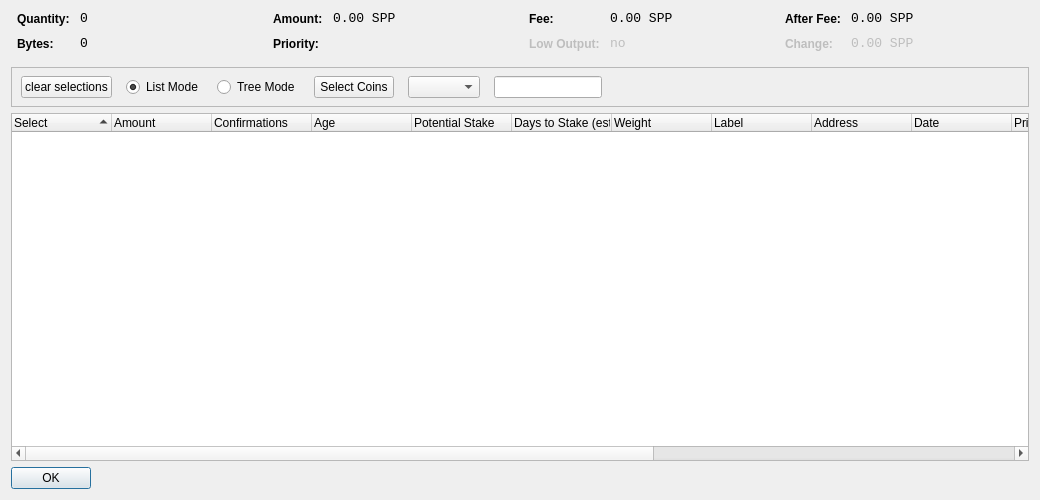
<?xml version="1.0" encoding="UTF-8"?>
<ui version="4.0">
 <class>CoinControlDialog</class>
 <widget class="QDialog" name="CoinControlDialog">
  <property name="geometry">
   <rect>
    <x>0</x>
    <y>0</y>
    <width>1040</width>
    <height>500</height>
   </rect>
  </property>
  <property name="windowTitle">
   <string>Coin Control</string>
  </property>
  <layout class="QVBoxLayout" name="verticalLayout">
   <item>
    <layout class="QHBoxLayout" name="horizontalLayoutTop" stretch="0,0,0,0">
     <property name="topMargin">
      <number>0</number>
     </property>
     <property name="bottomMargin">
      <number>10</number>
     </property>
     <item>
      <layout class="QFormLayout" name="formLayoutCoinControl1">
       <property name="horizontalSpacing">
        <number>10</number>
       </property>
       <property name="verticalSpacing">
        <number>10</number>
       </property>
       <property name="leftMargin">
        <number>6</number>
       </property>
       <property name="rightMargin">
        <number>6</number>
       </property>
       <item row="0" column="0">
        <widget class="QLabel" name="labelCoinControlQuantityText">
         <property name="styleSheet">
          <string notr="true">font-weight:bold;</string>
         </property>
         <property name="text">
          <string>Quantity:</string>
         </property>
        </widget>
       </item>
       <item row="0" column="1">
        <widget class="QLabel" name="labelCoinControlQuantity">
         <property name="font">
          <font>
           <family>Monospace</family>
           <pointsize>10</pointsize>
          </font>
         </property>
         <property name="cursor">
          <cursorShape>IBeamCursor</cursorShape>
         </property>
         <property name="contextMenuPolicy">
          <enum>Qt::ActionsContextMenu</enum>
         </property>
         <property name="text">
          <string>0</string>
         </property>
         <property name="textInteractionFlags">
          <set>Qt::LinksAccessibleByMouse|Qt::TextSelectableByKeyboard|Qt::TextSelectableByMouse</set>
         </property>
        </widget>
       </item>
       <item row="1" column="0">
        <widget class="QLabel" name="labelCoinControlBytesText">
         <property name="styleSheet">
          <string notr="true">font-weight:bold;</string>
         </property>
         <property name="text">
          <string>Bytes:</string>
         </property>
        </widget>
       </item>
       <item row="1" column="1">
        <widget class="QLabel" name="labelCoinControlBytes">
         <property name="font">
          <font>
           <family>Monospace</family>
           <pointsize>10</pointsize>
          </font>
         </property>
         <property name="cursor">
          <cursorShape>IBeamCursor</cursorShape>
         </property>
         <property name="contextMenuPolicy">
          <enum>Qt::ActionsContextMenu</enum>
         </property>
         <property name="text">
          <string>0</string>
         </property>
         <property name="textInteractionFlags">
          <set>Qt::LinksAccessibleByMouse|Qt::TextSelectableByKeyboard|Qt::TextSelectableByMouse</set>
         </property>
        </widget>
       </item>
      </layout>
     </item>
     <item>
      <layout class="QFormLayout" name="formLayoutCoinControl2">
       <property name="horizontalSpacing">
        <number>10</number>
       </property>
       <property name="verticalSpacing">
        <number>10</number>
       </property>
       <property name="leftMargin">
        <number>6</number>
       </property>
       <property name="rightMargin">
        <number>6</number>
       </property>
       <item row="0" column="0">
        <widget class="QLabel" name="labelCoinControlAmountText">
         <property name="styleSheet">
          <string notr="true">font-weight:bold;</string>
         </property>
         <property name="text">
          <string>Amount:</string>
         </property>
        </widget>
       </item>
       <item row="0" column="1">
        <widget class="QLabel" name="labelCoinControlAmount">
         <property name="font">
          <font>
           <family>Monospace</family>
           <pointsize>10</pointsize>
          </font>
         </property>
         <property name="cursor">
          <cursorShape>IBeamCursor</cursorShape>
         </property>
         <property name="contextMenuPolicy">
          <enum>Qt::ActionsContextMenu</enum>
         </property>
         <property name="text">
          <string>0.00 SPP</string>
         </property>
         <property name="textInteractionFlags">
          <set>Qt::LinksAccessibleByMouse|Qt::TextSelectableByKeyboard|Qt::TextSelectableByMouse</set>
         </property>
        </widget>
       </item>
       <item row="1" column="0">
        <widget class="QLabel" name="labelCoinControlPriorityText">
         <property name="styleSheet">
          <string notr="true">font-weight:bold;</string>
         </property>
         <property name="text">
          <string>Priority:</string>
         </property>
        </widget>
       </item>
       <item row="1" column="1">
        <widget class="QLabel" name="labelCoinControlPriority">
         <property name="font">
          <font>
           <family>Monospace</family>
           <pointsize>10</pointsize>
          </font>
         </property>
         <property name="cursor">
          <cursorShape>IBeamCursor</cursorShape>
         </property>
         <property name="contextMenuPolicy">
          <enum>Qt::ActionsContextMenu</enum>
         </property>
         <property name="text">
          <string/>
         </property>
         <property name="textInteractionFlags">
          <set>Qt::LinksAccessibleByMouse|Qt::TextSelectableByKeyboard|Qt::TextSelectableByMouse</set>
         </property>
        </widget>
       </item>
      </layout>
     </item>
     <item>
      <layout class="QFormLayout" name="formLayoutCoinControl3">
       <property name="horizontalSpacing">
        <number>10</number>
       </property>
       <property name="verticalSpacing">
        <number>10</number>
       </property>
       <property name="leftMargin">
        <number>6</number>
       </property>
       <property name="rightMargin">
        <number>6</number>
       </property>
       <item row="0" column="0">
        <widget class="QLabel" name="labelCoinControlFeeText">
         <property name="styleSheet">
          <string notr="true">font-weight:bold;</string>
         </property>
         <property name="text">
          <string>Fee:</string>
         </property>
        </widget>
       </item>
       <item row="0" column="1">
        <widget class="QLabel" name="labelCoinControlFee">
         <property name="font">
          <font>
           <family>Monospace</family>
           <pointsize>10</pointsize>
          </font>
         </property>
         <property name="cursor">
          <cursorShape>IBeamCursor</cursorShape>
         </property>
         <property name="contextMenuPolicy">
          <enum>Qt::ActionsContextMenu</enum>
         </property>
         <property name="text">
          <string>0.00 SPP</string>
         </property>
         <property name="textInteractionFlags">
          <set>Qt::LinksAccessibleByMouse|Qt::TextSelectableByKeyboard|Qt::TextSelectableByMouse</set>
         </property>
        </widget>
       </item>
       <item row="1" column="0">
        <widget class="QLabel" name="labelCoinControlLowOutputText">
         <property name="enabled">
          <bool>false</bool>
         </property>
         <property name="styleSheet">
          <string notr="true">font-weight:bold;</string>
         </property>
         <property name="text">
          <string>Low Output:</string>
         </property>
        </widget>
       </item>
       <item row="1" column="1">
        <widget class="QLabel" name="labelCoinControlLowOutput">
         <property name="enabled">
          <bool>false</bool>
         </property>
         <property name="font">
          <font>
           <family>Monospace</family>
           <pointsize>10</pointsize>
          </font>
         </property>
         <property name="cursor">
          <cursorShape>IBeamCursor</cursorShape>
         </property>
         <property name="contextMenuPolicy">
          <enum>Qt::ActionsContextMenu</enum>
         </property>
         <property name="text">
          <string>no</string>
         </property>
         <property name="textInteractionFlags">
          <set>Qt::LinksAccessibleByMouse|Qt::TextSelectableByKeyboard|Qt::TextSelectableByMouse</set>
         </property>
        </widget>
       </item>
      </layout>
     </item>
     <item>
      <layout class="QFormLayout" name="formLayoutCoinControl4">
       <property name="fieldGrowthPolicy">
        <enum>QFormLayout::AllNonFixedFieldsGrow</enum>
       </property>
       <property name="horizontalSpacing">
        <number>10</number>
       </property>
       <property name="verticalSpacing">
        <number>10</number>
       </property>
       <property name="leftMargin">
        <number>6</number>
       </property>
       <property name="rightMargin">
        <number>6</number>
       </property>
       <item row="0" column="0">
        <widget class="QLabel" name="labelCoinControlAfterFeeText">
         <property name="styleSheet">
          <string notr="true">font-weight:bold;</string>
         </property>
         <property name="text">
          <string>After Fee:</string>
         </property>
        </widget>
       </item>
       <item row="0" column="1">
        <widget class="QLabel" name="labelCoinControlAfterFee">
         <property name="font">
          <font>
           <family>Monospace</family>
           <pointsize>10</pointsize>
          </font>
         </property>
         <property name="cursor">
          <cursorShape>IBeamCursor</cursorShape>
         </property>
         <property name="contextMenuPolicy">
          <enum>Qt::ActionsContextMenu</enum>
         </property>
         <property name="text">
          <string>0.00 SPP</string>
         </property>
         <property name="textInteractionFlags">
          <set>Qt::LinksAccessibleByMouse|Qt::TextSelectableByKeyboard|Qt::TextSelectableByMouse</set>
         </property>
        </widget>
       </item>
       <item row="1" column="0">
        <widget class="QLabel" name="labelCoinControlChangeText">
         <property name="enabled">
          <bool>false</bool>
         </property>
         <property name="styleSheet">
          <string notr="true">font-weight:bold;</string>
         </property>
         <property name="text">
          <string>Change:</string>
         </property>
        </widget>
       </item>
       <item row="1" column="1">
        <widget class="QLabel" name="labelCoinControlChange">
         <property name="enabled">
          <bool>false</bool>
         </property>
         <property name="font">
          <font>
           <family>Monospace</family>
           <pointsize>10</pointsize>
          </font>
         </property>
         <property name="cursor">
          <cursorShape>IBeamCursor</cursorShape>
         </property>
         <property name="contextMenuPolicy">
          <enum>Qt::ActionsContextMenu</enum>
         </property>
         <property name="text">
          <string>0.00 SPP</string>
         </property>
         <property name="textInteractionFlags">
          <set>Qt::LinksAccessibleByMouse|Qt::TextSelectableByKeyboard|Qt::TextSelectableByMouse</set>
         </property>
        </widget>
       </item>
      </layout>
     </item>
    </layout>
   </item>
   <item>
    <widget class="QFrame" name="frame">
     <property name="minimumSize">
      <size>
       <width>0</width>
       <height>40</height>
      </size>
     </property>
     <property name="frameShape">
      <enum>QFrame::StyledPanel</enum>
     </property>
     <property name="frameShadow">
      <enum>QFrame::Sunken</enum>
     </property>
     <widget class="QWidget" name="horizontalLayoutWidget">
      <property name="geometry">
       <rect>
        <x>10</x>
        <y>0</y>
        <width>781</width>
        <height>41</height>
       </rect>
      </property>
      <layout class="QHBoxLayout" name="horizontalLayoutPanel" stretch="0,0,0,0,0,0,0">
       <property name="spacing">
        <number>14</number>
       </property>
       <item>
        <widget class="QPushButton" name="pushButtonSelectAll">
         <property name="sizePolicy">
          <sizepolicy hsizetype="Maximum" vsizetype="Fixed">
           <horstretch>0</horstretch>
           <verstretch>0</verstretch>
          </sizepolicy>
         </property>
         <property name="text">
          <string>clear selections</string>
         </property>
        </widget>
       </item>
       <item>
        <widget class="QRadioButton" name="radioListMode">
         <property name="sizePolicy">
          <sizepolicy hsizetype="Maximum" vsizetype="Fixed">
           <horstretch>0</horstretch>
           <verstretch>0</verstretch>
          </sizepolicy>
         </property>
         <property name="text">
          <string>List Mode</string>
         </property>
         <property name="checked">
          <bool>true</bool>
         </property>
        </widget>
       </item>
       <item>
        <widget class="QRadioButton" name="radioTreeMode">
         <property name="sizePolicy">
          <sizepolicy hsizetype="Maximum" vsizetype="Fixed">
           <horstretch>0</horstretch>
           <verstretch>0</verstretch>
          </sizepolicy>
         </property>
         <property name="text">
          <string>Tree Mode</string>
         </property>
        </widget>
       </item>
       <item>
        <widget class="QPushButton" name="pushButtonCustomCC">
         <property name="text">
          <string>Select Coins</string>
         </property>
        </widget>
       </item>
       <item>
        <widget class="QComboBox" name="QComboBoxFilterCoins"/>
       </item>
       <item>
        <widget class="QLineEdit" name="lineEditCustomCC">
         <property name="enabled">
          <bool>true</bool>
         </property>
         <property name="sizePolicy">
          <sizepolicy hsizetype="Fixed" vsizetype="Fixed">
           <horstretch>0</horstretch>
           <verstretch>0</verstretch>
          </sizepolicy>
         </property>
         <property name="baseSize">
          <size>
           <width>50</width>
           <height>0</height>
          </size>
         </property>
        </widget>
       </item>
       <item>
        <spacer name="horizontalSpacer">
         <property name="orientation">
          <enum>Qt::Horizontal</enum>
         </property>
         <property name="sizeHint" stdset="0">
          <size>
           <width>40</width>
           <height>20</height>
          </size>
         </property>
        </spacer>
       </item>
      </layout>
     </widget>
    </widget>
   </item>
   <item>
    <widget class="CoinControlTreeWidget" name="treeWidget">
     <property name="contextMenuPolicy">
      <enum>Qt::CustomContextMenu</enum>
     </property>
     <property name="sortingEnabled">
      <bool>false</bool>
     </property>
     <property name="columnCount">
      <number>16</number>
     </property>
     <attribute name="headerShowSortIndicator" stdset="0">
      <bool>true</bool>
     </attribute>
     <attribute name="headerStretchLastSection">
      <bool>false</bool>
     </attribute>
     <column>
      <property name="text">
       <string>Select</string> /** checkbox **/
      </property>
     </column>
     <column>
      <property name="text">
       <string>Amount</string> /** amount **/
      </property>
     </column>
     <column>
      <property name="text">
       <string>Confirmations</string> /** confs **/
      </property>
      <property name="toolTip">
       <string>Confirmed</string>
      </property>
     </column>
     <column>
      <property name="text">
       <string>Age</string> /** age **/
      </property>
     </column>
	 
	 <column>
      <property name="text">
       <string>Potential Stake</string> /** potential stake **/
      </property>
     </column>
	 <column>
      <property name="text">
       <string>Days to Stake (est.)</string> /** stake time estimate **/
      </property>
     </column>
     <column>
      <property name="text">
       <string>Weight</string> /** weight **/
      </property>
     </column>
     <column>
      <property name="text">
       <string>Label</string> /** label **/
      </property>
     </column>
     <column>
      <property name="text">
       <string>Address</string> /** address **/
      </property>
     </column>
     <column>
      <property name="text">
       <string>Date</string> /** date **/
      </property>
     </column>
     <column>
      <property name="text">
       <string>Priority</string> /** priority **/
      </property>
     </column>
	 <column>
      <property name="text"> /** age int 64 invisible **/
       <string/>
      </property>
     </column>
	 <column>
      <property name="text"> /** pot stake int 64 invisible **/
       <string/>
      </property>
     </column>
     <column>
      <property name="text">
       <string/>
      </property>
     </column>
     <column>
      <property name="text">
       <string/>
      </property>
     </column>
     <column>
      <property name="text">
       <string/>
      </property>
     </column>
     <column>
      <property name="text">
       <string/>
      </property>
     </column>
    </widget>
   </item>
   <item>
    <widget class="QDialogButtonBox" name="buttonBox">
     <property name="sizePolicy">
      <sizepolicy hsizetype="Maximum" vsizetype="Fixed">
       <horstretch>0</horstretch>
       <verstretch>0</verstretch>
      </sizepolicy>
     </property>
     <property name="orientation">
      <enum>Qt::Horizontal</enum>
     </property>
     <property name="standardButtons">
      <set>QDialogButtonBox::Ok</set>
     </property>
    </widget>
   </item>
  </layout>
 </widget>
 <customwidgets>
  <customwidget>
   <class>CoinControlTreeWidget</class>
   <extends>QTreeWidget</extends>
   <header>coincontroltreewidget.h</header>
  </customwidget>
 </customwidgets>
 <resources/>
 <connections/>
</ui>
